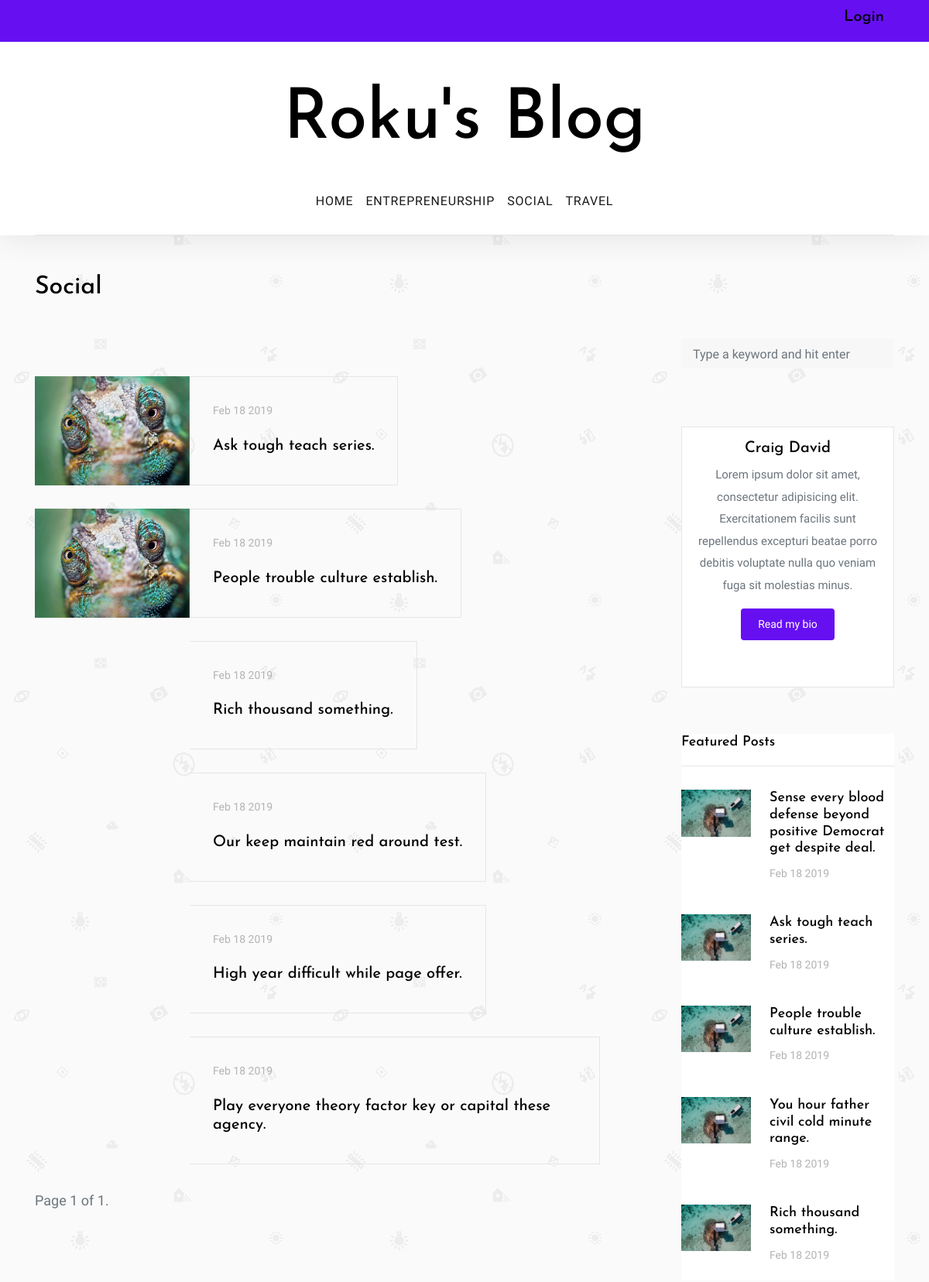
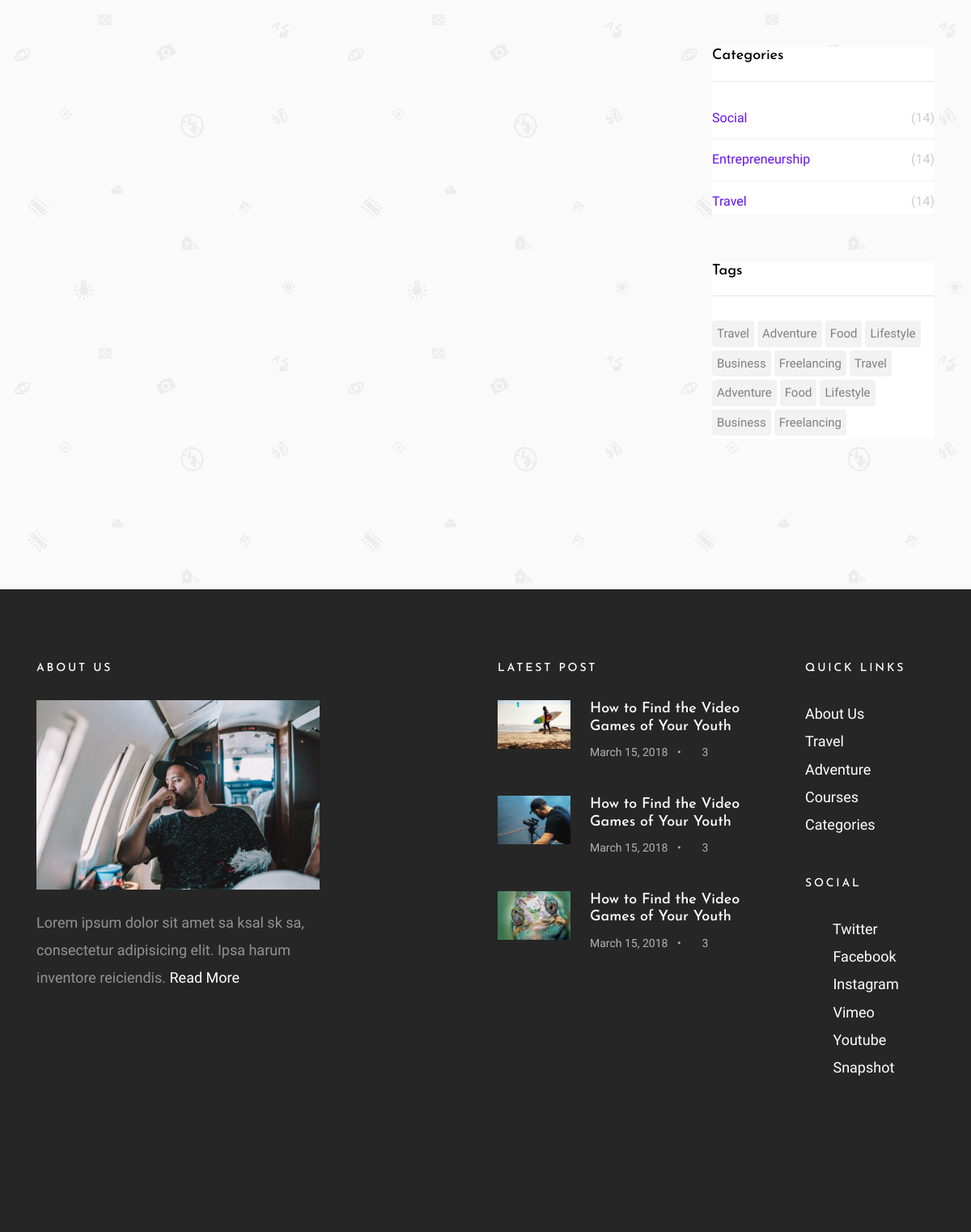
/categories/social/, run on the app's committed database (2 pictures, top to bottom).
### blogmanagement/models.py (models this page shows, shortened)
class Post(models.Model):
    post_title = models.CharField(max_length=400)
    post_body = models.TextField()
    keywords = models.TextField()
    slug = models.CharField(max_length=100, default="", unique=True)
    author = models.ForeignKey(Author, on_delete=models.CASCADE, default=47)
    category = models.ForeignKey(Category, on_delete=models.CASCADE)
    status = models.ForeignKey(Status, on_delete=models.CASCADE)
    date_created = models.DateTimeField(default=timezone.now)
    date_published = models.DateTimeField(default=None, blank=True, null=True)
    is_featured = models.BooleanField(default=False)

class Category(models.Model):
    name = models.CharField(max_length=200)
    slug = models.CharField(max_length=100, default="")

### blogmanagement/views.py (the view)
# urls.py: path('categories/<slug:category_slug>/', views.posts_by_category, name='posts_by_category'),
def posts_by_category(request, category_slug):
    if request.user.is_superuser:
        category_name = get_object_or_404(Category.objects.values('name'), slug=category_slug)
        categories_list = Category.objects.all()
        featured_posts = Post.objects.filter(status__name="Published", is_featured=True).order_by('-date_created')[:5]
        temp = Paginator(Post.objects.filter(category__slug=category_slug).order_by('-date_created'), 8)
        page = request.GET.get('page')
        posts_list = temp.get_page(page)
        if posts_list:
            return render(request, 'blogmanagement/public/posts_by_category.html',
                          {'posts': posts_list, 'category_name': category_name['name'],
                           'categories': categories_list, 'featured_posts': featured_posts})
        else:
            other_posts = Post.objects.all()
            return render(request, 'blogmanagement/public/posts_by_category.html',
                          {'other_posts': other_posts, 'category_name': category_name['name']})
    else:
        category_name = Category.objects.values('name').get(slug=category_slug)
        categories_list = Category.objects.all()
        featured_posts = Post.objects.filter(status__name="Published", is_featured=True).order_by('-date_created')[:5]
        temp = Paginator(Post.objects.filter(category__slug=category_slug).order_by('-date_created'), 8)
        page = request.GET.get('page')
        posts_list = temp.get_page(page)
        if posts_list:
            return render(request, 'blogmanagement/public/posts_by_category.html',
                          {'posts': posts_list, 'category_name': category_name['name'], 'categories': categories_list, 'featured_posts': featured_posts})
        else:
            other_posts = Post.objects.all()
            return render(request, 'blogmanagement/public/posts_by_category.html',
                          {'other_posts': other_posts, 'category_name': category_name['name']})

### blogmanagement/templates/blogmanagement/public/posts_by_category.html (shortened to what this page needs)
{% extends 'blogmanagement/layouts/posts_by_category_author_layout.html' %}
{% load static %}
{% block name %}
    {{ category_name }}
{% endblock %}
{% block posts %}
    {% if posts %}
        {% for post in posts %}
        <div class="post-entry-horzontal">
            <a href="{% url 'blogmanagement:post_detail' post.slug %}">
                <div class="image element-animate" data-animate-effect="fadeIn"
                     style="background-image: url({% static 'blogmanagement/images/img_4.jpg' %});"></div>
                <span class="text">
                      <div class="post-meta">
                        <span class="mr-2">{{ post.date_created|date:"M d Y" }}</span>
                      </div>
                      <h2>{{ post.post_title }}</h2>
                    </span>
            </a>
        </div>
        {% endfor %}
{% endif %}
    <span class="step-links">
        <span class="current">
            Page {{ posts.number }} of {{ posts.paginator.num_pages }}.
        </span>
    </span>
{% endblock %}
{% block featured_posts %}
    {% for post in featured_posts %}
    <li>
        <a href="{% url 'blogmanagement:post_detail' post.slug %}">
            <img src="{% static 'blogmanagement/images/img_12.jpg' %}" alt="Image placeholder" class="mr-4">
            <div class="text">
                <h4>{{ post.post_title }}</h4>
                <div class="post-meta">
                    <span class="mr-2">{{ post.date_created|date:"M d Y" }}</span>
                </div>
            </div>
        </a>
    </li>
    {% endfor %}
{% endblock %}
{% block categories_down %}
    {% for category in categories %}
                  <li><a href="{% url 'blogmanagement:posts_by_category' category.slug %}">{{ category.name }} <span>(14)</span></a></li>
    {% endfor %}
{% endblock %}

### blogmanagement/static/blogmanagement/css/style.css (style rules this page uses)
body { background: #ccc url("../images/photography.png") repeat; font-family: "Inconsolata", SFMono-Regular, Menlo, Monaco, Consolas, "Liberation Mono", "Courier New", monospace; font-weight: 300; font-size: 18px; line-height: 1.9; color: #6c757d; }
a { -webkit-transition: .3s all ease; -o-transition: .3s all ease; transition: .3s all ease; text-decoration: none; }
h1, h2, h3, h4, h5 { color: #000; font-family: "Josefin Sans", -apple-system, BlinkMacSystemFont, "Segoe UI", Roboto, "Helvetica Neue", Arial, sans-serif, "Apple Color Emoji", "Segoe UI Emoji", "Segoe UI Symbol", "Noto Color Emoji"; }
.blog-entries .post-meta { margin-bottom: 20px; font-size: 14px; color: #b3b3b3; }
.sidebar-box *:last-child { margin-bottom: 0; }
.categories li, .sidelink li { padding: 0; margin: 0; position: relative; margin-bottom: 10px; padding-bottom: 10px; border-bottom: 1px dotted #dee2e6; list-style: none; }
.categories li:last-child, .sidelink li:last-child { margin-bottom: 0; border-bottom: none; padding-bottom: 0; }
.categories li a, .sidelink li a { display: block; font-size: 16px; }
.categories li a span, .sidelink li a span { position: absolute; right: 0; top: 0; color: #ccc; -webkit-transition: .3s all ease; -o-transition: .3s all ease; transition: .3s all ease; }
.post-entry-horzontal { margin-bottom: 30px; }
.post-entry-horzontal a { overflow: hidden; display: table; position: relative; top: 0; -webkit-transition: .1s all ease; -o-transition: .1s all ease; transition: .1s all ease; }
.post-entry-horzontal a .image, .post-entry-horzontal a .text { display: table-cell; vertical-align: middle; }
.post-entry-horzontal a .image { width: 200px; background-size: cover; background-position: center center; }
.post-entry-horzontal a .text { padding: 30px; width: calc(100 - 200px); border: 1px solid #e6e6e6; border-left: none; }
.post-entry-horzontal a .text h2 { font-size: 20px; }
.post-entry-sidebar .post-meta { font-size: 14px; color: #b3b3b3; }
.post-entry-sidebar ul li { list-style: none; padding: 0 0 20px 0; margin: 0 0 20px 0; }
.post-entry-sidebar ul li a { display: table; }
.post-entry-sidebar ul li a img { width: 90px; }
.post-entry-sidebar ul li a img, .post-entry-sidebar ul li a .text { display: table-cell; vertical-align: middle; }
.post-entry-sidebar ul li a .text h4 { font-size: 18px; }
.element-animate { opacity: 0; visibility: hidden; }

### data on the page
Post: date_created "Feb 18 2019", post_title "Ask tough teach series."
Post: date_created "Feb 18 2019", post_title "People trouble culture establish."
Post: date_created "Feb 18 2019", post_title "Rich thousand something."
Post: date_created "Feb 18 2019", post_title "Our keep maintain red around test."
Post: date_created "Feb 18 2019", post_title "High year difficult while page offer."
Post: date_created "Feb 18 2019", post_title "Play everyone theory factor key or capital these agency."
Post: post_title "Sense every blood defense beyond positive Democrat get despite deal.", date_created "Feb 18 2019"
Post: post_title "You hour father civil cold minute range.", date_created "Feb 18 2019"
Category: name "Social"
Category: name "Entrepreneurship"
Category: name "Travel"

### other printed values
{{ category_name }} "Social"
{{ posts.number }} "1"
{{ posts.paginator.num_pages }} "1"
